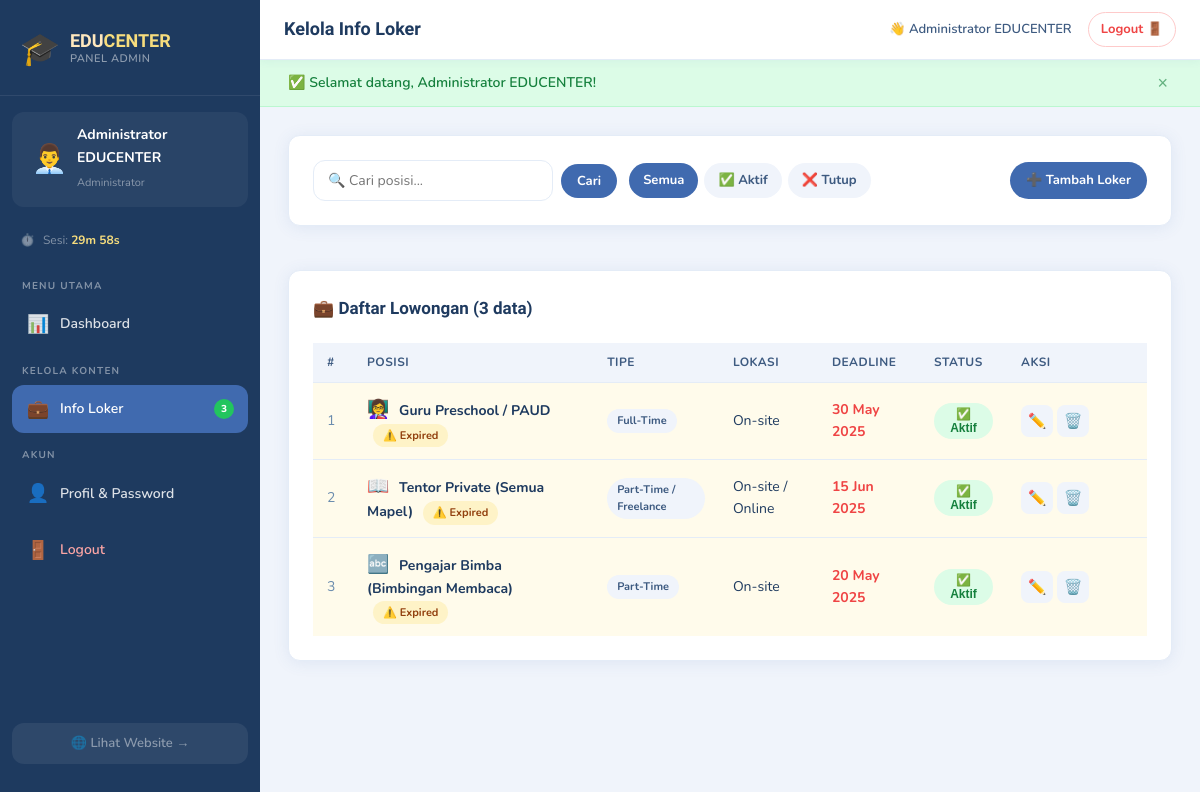
The app's page /admin/loker.php (signed in) with its own data.
### tables this page shows
CREATE TABLE IF NOT EXISTS `loker` (
  `id`           INT UNSIGNED    NOT NULL AUTO_INCREMENT,
  `icon`         VARCHAR(10)     NOT NULL DEFAULT '💼',
  `posisi`       VARCHAR(200)    NOT NULL,
  `tipe`         VARCHAR(100)    NOT NULL COMMENT 'Full-Time / Part-Time / Freelance',
  `lokasi`       VARCHAR(100)    NOT NULL COMMENT 'On-site / Remote / Hybrid',
  `gaji`         VARCHAR(100)    NOT NULL DEFAULT 'Nego',
  `status`       ENUM('open','close') NOT NULL DEFAULT 'open',
  `deadline`     DATE            NOT NULL,
  `deskripsi`    TEXT            NOT NULL,
  `kualifikasi`  TEXT            NOT NULL COMMENT 'JSON array of strings',
  `created_at`   DATETIME        NOT NULL DEFAULT CURRENT_TIMESTAMP,
  `updated_at`   DATETIME        NOT NULL DEFAULT CURRENT_TIMESTAMP ON UPDATE CURRENT_TIMESTAMP,
  PRIMARY KEY (`id`)
);

### admin/config.php (called while the page is built, shortened)
<?php
function e(string $str): string {
    return htmlspecialchars($str, ENT_QUOTES, 'UTF-8');
}

### admin/loker.php (the view, shortened to what this page needs)
<?php
require_once 'config.php';
$db = getDB();
$filter  = $_GET['status'] ?? 'all';
$search  = trim($_GET['q'] ?? '');
$params  = [];
$sql   = 'SELECT * FROM loker';
$sql  .= ' ORDER BY created_at DESC';
$stmt  = $db->prepare($sql);
$stmt->execute($params);
$lokers = $stmt->fetchAll();
include 'includes/admin_header.php';
?>
<div class="admin-card" style="margin-bottom:20px;">
  <div class="toolbar">
    <form method="GET" action="loker.php" class="toolbar-search">
      <input
        type="text"
        name="q"
        class="form-input"
        placeholder="🔍 Cari posisi..."
        value="<?php echo e($search); ?>"
        style="width:240px;"
      >
      <button type="submit" class="btn-sm btn-primary-sm">Cari</button>
    </form>
    <div class="filter-tabs">
      <a href="loker.php?q=<?php echo urlencode($search); ?>"
         class="filter-tab <?php echo $filter === 'all'   ? 'active' : ''; ?>">Semua</a>
      <a href="loker.php?status=open&q=<?php echo urlencode($search); ?>"
         class="filter-tab <?php echo $filter === 'open'  ? 'active' : ''; ?>">✅ Aktif</a>
      <a href="loker.php?status=close&q=<?php echo urlencode($search); ?>"
         class="filter-tab <?php echo $filter === 'close' ? 'active' : ''; ?>">❌ Tutup</a>
    </div>
    <a href="loker_add.php" class="btn-sm btn-primary-sm">➕ Tambah Loker</a>
  </div>
</div>
<div class="admin-card">
  <div class="card-header">
    <h3>💼 Daftar Lowongan (<?php echo count($lokers); ?> data)</h3>
  </div>
  <?php if (empty($lokers)): ?>
    <div class="empty-state">
      <div style="font-size:48px; margin-bottom:12px;">🗂️</div>
      <p>Belum ada lowongan<?php echo $search ? " dengan kata kunci \"$search\"" : ''; ?>.</p>
      <a href="loker_add.php" class="btn-sm btn-primary-sm" style="margin-top:12px;">➕ Tambah Sekarang</a>
    </div>
  <?php else: ?>
  <div class="table-wrap">
    <table class="admin-table">
      <thead>
        <tr>
          <th width="40">#</th>
          <th>Posisi</th>
          <th>Tipe</th>
          <th>Lokasi</th>
          <th>Deadline</th>
          <th>Status</th>
          <th width="140">Aksi</th>
        </tr>
      </thead>
      <tbody>
        <?php foreach ($lokers as $i => $row):
          $isExpired = strtotime($row['deadline']) < strtotime('today');
        ?>
        <tr class="<?php echo $isExpired && $row['status'] === 'open' ? 'row-warning' : ''; ?>">
          <td style="color:var(--text-light);"><?php echo $i + 1; ?></td>
          <td>
            <span style="margin-right:6px; font-size:18px;"><?php echo e($row['icon']); ?></span>
            <strong><?php echo e($row['posisi']); ?></strong>
            <?php if ($isExpired && $row['status'] === 'open'): ?>
              <span class="tag tag-warning" style="margin-left:6px;">⚠️ Expired</span>
            <?php endif; ?>
          </td>
          <td><span class="tag"><?php echo e($row['tipe']); ?></span></td>
          <td><?php echo e($row['lokasi']); ?></td>
          <td>
            <span class="<?php echo $isExpired ? 'text-danger' : ''; ?>">
              <?php echo date('d M Y', strtotime($row['deadline'])); ?>
            </span>
          </td>
          <td>
            <form method="POST" action="loker.php" style="display:inline;">
              <button type="submit"
                class="status-toggle <?php echo $row['status'] === 'open' ? 'badge-open' : 'badge-close'; ?>"
                title="Klik untuk ubah status">
                <?php echo $row['status'] === 'open' ? '✅ Aktif' : '❌ Tutup'; ?>
              </button>
            </form>
          </td>
          <td>
            <div class="action-btns">
              <a href="loker_edit.php?id=<?php echo $row['id']; ?>"
                 class="btn-icon" title="Edit">✏️</a>
              <button type="button"
                class="btn-icon btn-delete"
                title="Hapus"
                data-id="<?php echo $row['id']; ?>"
                data-posisi="<?php echo e($row['posisi']); ?>">
                🗑️
              </button>
            </div>
          </td>
        </tr>
        <?php endforeach; ?>
      </tbody>
    </table>
  </div>
  <?php endif; ?>
</div>
<?php include 'includes/admin_footer.php'; ?>

### assets/css/style.css (style rules this page uses)
:root { --blue-mid: #427ab5; --blue-deep: #406aaf; --yellow: #f7dd7d; --cream: #ffe8be; --blue-light: #5a8ec9; --blue-dark: #2d5280; --yellow-deep: #f0c840; --cream-dark: #f5d9a0; --white: #ffffff; --text-dark: #1e3a5f; --text-mid: #3d5a80; --text-light: #6b8cae; --bg-light: #f0f6ff; --shadow: rgba(64, 106, 175, 0.15); --shadow-deep: rgba(64, 106, 175, 0.3); --font-display: 'Baloo 2', cursive; --font-body: 'Nunito', sans-serif; --section-py: 80px; --container: 1200px; --radius-sm: 8px; --radius-md: 16px; --radius-lg: 24px; --radius-xl: 32px; --radius-full: 9999px; --trans-fast: 0.2s ease; --trans-mid: 0.35s cubic-bezier(0.34, 1.56, 0.64, 1); --trans-slow: 0.5s ease; }
*, *::before, *::after { box-sizing: border-box; margin: 0; padding: 0; }
html { scroll-behavior: smooth; }
body { font-family: var(--font-body); background-color: var(--white); color: var(--text-dark); line-height: 1.6; overflow-x: hidden; cursor: none; }
a { text-decoration: none; color: inherit; }

### records on screen
loker: icon "👩‍🏫", posisi "Guru Preschool / PAUD", status "⚠️ Expired", tipe "Full-Time", lokasi "On-site", deadline "30 May 2025"
loker: icon "📖", posisi "Tentor Private (Semua Mapel)", status "⚠️ Expired", tipe "Part-Time / Freelance", lokasi "On-site / Online", deadline "15 Jun 2025"
loker: icon "🔤", posisi "Pengajar Bimba (Bimbingan Membaca)", status "⚠️ Expired", tipe "Part-Time", lokasi "On-site", deadline "20 May 2025"

### other values on screen
$_SESSION['admin_nama'] "Administrator EDUCENTER"
$cnt "3"
$page_title "Kelola Info Loker"
$flash['msg'] "Selamat datang, Administrator EDUCENTER!"
count($lokers) "3"
